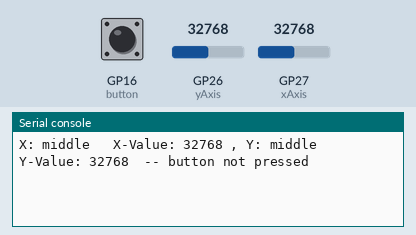
A program run on a simulated Raspberry Pi Pico running MicroPython. On the bench: the last lines printed to the serial console. The test bench sets the inputs (shaded band); at power-on: GP26 (yAxis) = 32768, GP27 (xAxis) = 32768, GP16 (button) HIGH (analog values on the 0–65535 scale).

Above: at 1.2 s.
1.3 s: GP26 (yAxis) set to 60655
At 5.9 s:
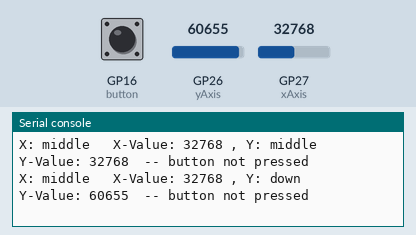
7.3 s: GP27 (xAxis) set to 60655
At 11.0 s:
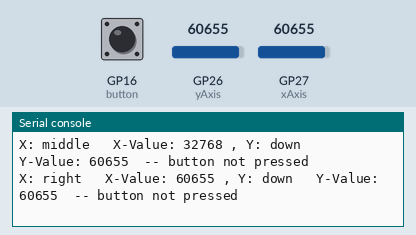
13.3 s: GP16 (button) pulled LOW for 3 s
At 16.0 s:
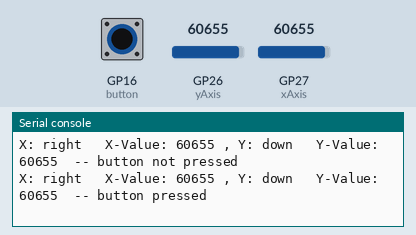
19.3 s: GP26 (yAxis) set to 59345
At 21.1 s:
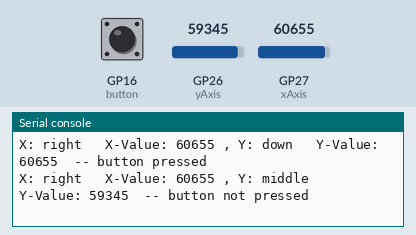
25.3 s: GP27 (xAxis) set to 59488
At 31.0 s:
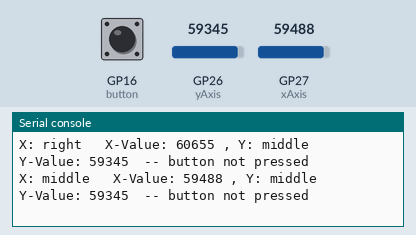
31.3 s: GP26 (yAxis) set to 0
At 36.2 s:
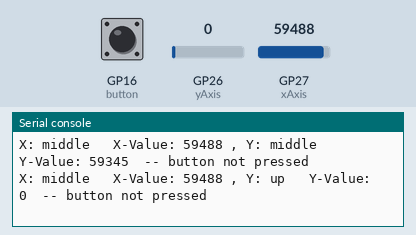

The program:

Joystick.py
```python
from machine import Pin, ADC
import utime

xAxis = ADC(Pin(27))
yAxis = ADC(Pin(26))
button = Pin(16,Pin.IN, Pin.PULL_UP)

while True:
    xValue = xAxis.read_u16()
    yValue = yAxis.read_u16()
    buttonValue = button.value()
    xStatus = "middle"
    yStatus = "middle"
    buttonStatus = "not pressed"
    if xValue <= 600:
        xStatus = "left"
    elif xValue >= 60000:
        xStatus = "right"
    if yValue <= 600:
        yStatus = "up"
    elif yValue >= 60000:
        yStatus = "down"
    if buttonValue == 0:
        buttonStatus = "pressed"
    print("X: " + xStatus + "   X-Value:",xValue, ", Y: " + yStatus + "   Y-Value:",yValue, " -- button " + buttonStatus)
    utime.sleep(5)
```

Measured:
- the behaviour switches between 60000 and 59984 on GP27 (xAxis) (found by bisection; images 4 and 5)
- after the input at 1.3 s, the serial console: prints a new line after 3.7 s (image 1)
- after the input at 7.3 s, the serial console: prints a new line after 2.7 s (image 2)
- after the input at 13.3 s, the serial console: prints a new line after 1.7 s (image 3)
- after the input at 19.3 s, the serial console: prints a new line after 0.70 s (image 4)
- after the input at 25.3 s, the serial console: prints a new line after 4.7 s (image 5)
- after the input at 31.3 s, the serial console: prints a new line after 3.7 s (image 6)
